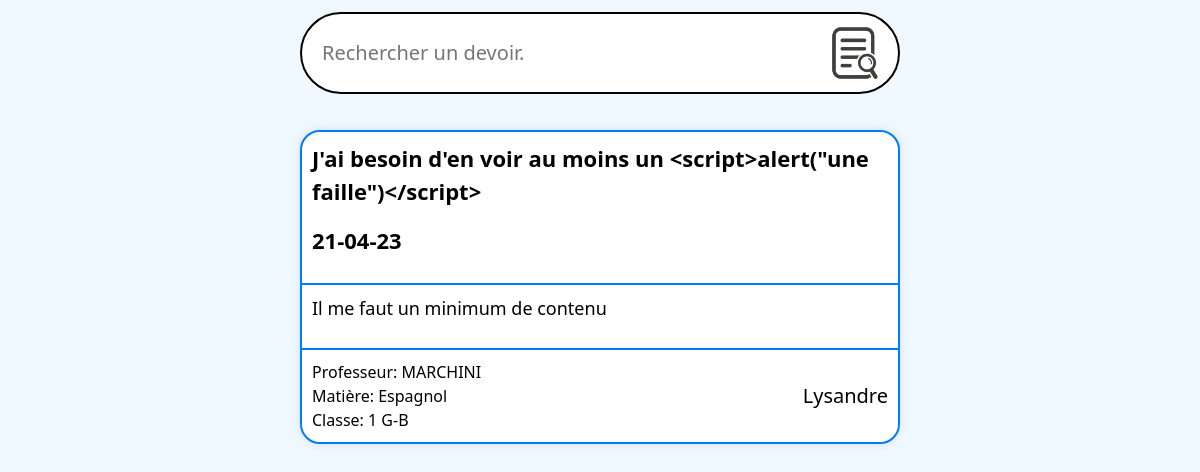
Screenshot of /homeworks/ with the database file from the repository.
### app.py (models this page shows)
class Homework(db.Model):
    id = db.Column(db.Integer, primary_key=True)
    title = db.Column(db.String(200), index=True, unique=True)
    content = db.Column(db.String(2000))
    due_date = db.Column(db.String(50))
    teacher = db.Column(db.String(100))
    subject = db.Column(db.String(100))
    class_id = db.Column(db.String(100))
    user_id = db.Column(db.String(200))

### app.py (the view)
@app.route('/homeworks/', defaults={'homework_id': None, 'answer_id': None}, methods=['GET'])
@app.route('/homeworks/<int:homework_id>/', defaults={'answer_id': None}, methods=['GET'])
@app.route('/homeworks/<int:homework_id>/<int:answer_id>', methods=['GET'])
def homeworks(homework_id=None, answer_id=None):
    if homework_id:
        homework = Homework.query.get(int(homework_id))
        answers = Answer.query.filter_by(homework_id=homework_id).all()
        if homework:
            if answer_id:
                answer = Answer.query.get(int(answer_id))
                if answer:
                    return render_template('answer.html', homework=homework, ans=answer)
                else:
                    session.pop('_flashes', None)
                    flash('Answer not found.')
                    return redirect(url_for('homeworks') + str(homework_id))
            else:
                return render_template('homework_answers.html', homework=homework, answers=answers)
        else:
            session.pop('_flashes', None)
            flash('Homework not found.')
            return redirect(url_for('homeworks'))
    else:
        homework_list = Homework.query.all()
        today = datetime.now().strftime('%Y-%m-%d')
        filtered_homework_list = [hw for hw in homework_list if
                                  datetime.strptime(hw.due_date, '%Y-%m-%d') >= datetime.strptime(today, '%Y-%m-%d')]
        filtered_homework_list = sorted(filtered_homework_list,
                                        key=lambda hw: datetime.strptime(hw.due_date, '%Y-%m-%d'))
        filtered_homework_list = [{'id': hw.id, 'title': hw.title,
                                   'due_date': datetime.strptime(hw.due_date, '%Y-%m-%d').strftime('%d-%m-%y'),
                                   'content': hw.content, 'teacher': hw.teacher, 'subject': hw.subject,
                                   'class_id': hw.class_id, 'user_id': hw.user_id} for hw in
                                  filtered_homework_list]
        return render_template('homeworks.html', homework_list=filtered_homework_list)

### templates/homeworks.html (shortened to what this page needs)
<!DOCTYPE html>
<html lang="en">
<head>
    <link rel="stylesheet" href="{{ url_for('static', filename='css/bootstrap.min.css') }}">
</head>
<body>
<div id="search-container" class="search-container">
  <form action="{{ url_for('search_homeworks', tag='') }}" method="GET" class="search-bar" onsubmit="updateAction(event)">
    <input type="text" placeholder="Rechercher un devoir." name="tag">
    <button type="submit"><img src="{{ url_for('static', filename='img/search.png') }}"></button>
  </form>
</div>
    <div id="homework-list">
        {% for hw in homework_list %}
        <div class="homework-card card my-card">
            <a href="{{ url_for('homeworks', homework_id=hw.id) }}" style="text-decoration: none;">
            <div class="card-header">
                <div class="row justify-content-between align-items-center">
                    <div class="col-auto">
                        <p style="font-size: 22px;">{{ hw.title }}</p>
                    </div>
                    <div class="col-auto">
                        <p style="font-size: 22px;">{{ hw.due_date }}</p>
                    </div>
                </div>
            </div>
            <div class="card-header">
                <div class="row justify-content-between align-items-center">
                    <div class="col-auto">
                        <p style="font-size: 18px; font-weight: normal;">{{ hw.content }}</p>
                    </div>
                </div>
            </div>
            <div class="card-footer">
                <div class="row justify-content-between align-items-center">
                <div class="col-auto">
                    <p style="text-align: left;">Professeur: {{ hw.teacher }}</p>
                    <p style="text-align: left;">Matière: {{ hw.subject }}</p>
                    <p style="text-align: left;">Classe: {{ hw.class_id }}</p>
                </div>
                    <div class="col-auto">
                        <p style="font-size: 20px;">{{ hw.user_id }}</p>
                    </div>
                </div>
            </div>
            </a>
        </div>
        {% endfor %}
    </div>
</body>
</html>

### rows the page displays
Homework: title "J'ai besoin d'en voir au moins un <script>alert(\"une faille\")</script>", due_date "21-04-23", content "Il me faut un minimum de contenu", teacher "MARCHINI", subject "Espagnol", class_id "1 G-B", user_id "Lysandre"
